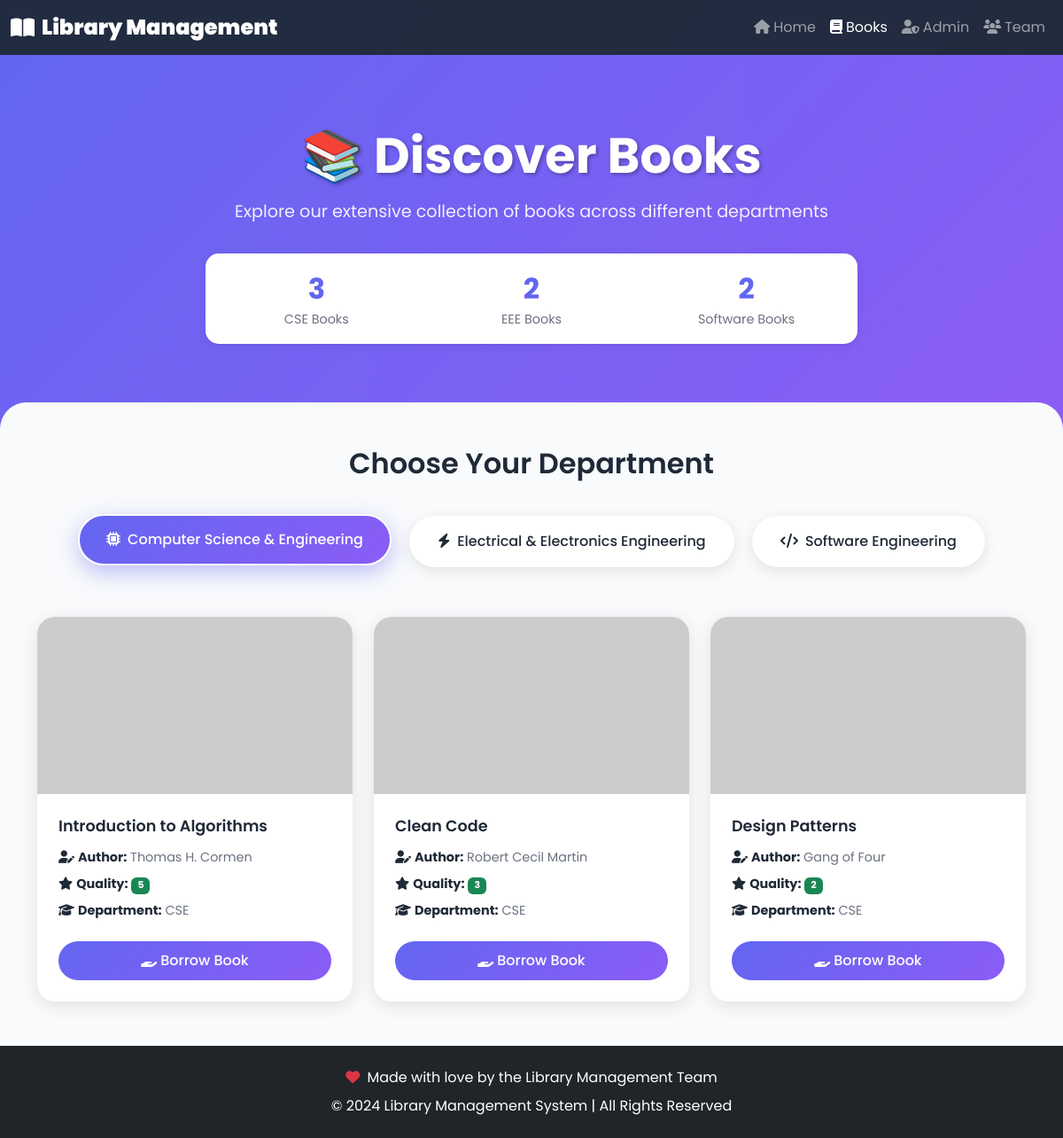
The page /books.php on the database its author committed.
### tables this page shows
CREATE TABLE IF NOT EXISTS manage_books (
    id INT AUTO_INCREMENT PRIMARY KEY,
    department VARCHAR(50) NOT NULL,
    book_title VARCHAR(255) NOT NULL,
    book_writer VARCHAR(255) NOT NULL,
    quality INT NOT NULL DEFAULT 1,
    created_at TIMESTAMP DEFAULT CURRENT_TIMESTAMP
);

### books.php (the view, shortened to what this page needs)
<?php
$connect = mysqli_connect("localhost", "root", "", "lms", 3306);
$sql = "SELECT id, department, book_title, book_writer, quality FROM manage_books";
$result = mysqli_query($connect, $sql);
$booksByCategory = [
    "CSE" => [],
    "EEE" => [],
    "Software" => []
];
if ($result) {
    while ($row = mysqli_fetch_assoc($result)) {
        $department = $row["department"];
        if (array_key_exists($department, $booksByCategory)) {
            $booksByCategory[$department][] = $row;
        }
    }
}
?>
<!DOCTYPE html>
<html lang="en">
<head>
    <link href="https://cdn.jsdelivr.net/npm/bootstrap@5.3.0/dist/css/bootstrap.min.css" rel="stylesheet">
    <link href="https://cdnjs.cloudflare.com/ajax/libs/font-awesome/6.4.0/css/all.min.css" rel="stylesheet">
</head>
<body>
    <nav class="navbar navbar-expand-lg navbar-dark">
        <div class="container-fluid">
            <a class="navbar-brand d-flex align-items-center" href="index.html">
                <i class="fas fa-book-open me-2" style="font-size: 1.5rem;"></i>
                <strong>Library Management</strong>
            </a>
            <div class="collapse navbar-collapse justify-content-end" id="navbarNav">
                <ul class="navbar-nav">
                    <li class="nav-item"><a class="nav-link" href="index.html"><i class="fas fa-home me-1"></i>Home</a></li>
                    <li class="nav-item"><a class="nav-link active" href="books.php"><i class="fas fa-book me-1"></i>Books</a></li>
                    <li class="nav-item"><a class="nav-link" href="login.php"><i class="fas fa-user-shield me-1"></i>Admin</a></li>
                    <li class="nav-item"><a class="nav-link" href="team.html"><i class="fas fa-users me-1"></i>Team</a></li>
                </ul>
            </div>
        </div>
    </nav>
    <section class="hero-section">
        <div class="container hero-content text-center text-white">
            <h1 class="hero-title fade-in">📚 Discover Books</h1>
            <p class="hero-subtitle fade-in">Explore our extensive collection of books across different departments</p>
            <div class="row justify-content-center mt-4">
                <div class="col-md-8">
                    <div class="book-stats">
                        <div class="row">
                            <div class="col-4 stat-item">
                                <div class="stat-number"><?= count($booksByCategory['CSE']) ?></div>
                                <div class="stat-label">CSE Books</div>
                            </div>
                            <div class="col-4 stat-item">
                                <div class="stat-number"><?= count($booksByCategory['EEE']) ?></div>
                                <div class="stat-label">EEE Books</div>
                            </div>
                            <div class="col-4 stat-item">
                                <div class="stat-number"><?= count($booksByCategory['Software']) ?></div>
                                <div class="stat-label">Software Books</div>
                            </div>
                        </div>
                    </div>
                </div>
            </div>
        </div>
    </section>
    <div class="main-content">
        <div class="container">
            <div class="category-section">
                <h2 class="category-title">Choose Your Department</h2>
                <div class="text-center">
                    <button class="btn category-btn" onclick="showBooks('CSE')" id="cse-btn">
                        <i class="fas fa-microchip"></i>Computer Science & Engineering
                    </button>
                    <button class="btn category-btn" onclick="showBooks('EEE')" id="eee-btn">
                        <i class="fas fa-bolt"></i>Electrical & Electronics Engineering
                    </button>
                    <button class="btn category-btn" onclick="showBooks('Software')" id="software-btn">
                        <i class="fas fa-code"></i>Software Engineering
                    </button>
                </div>
            </div>
            <div class="books-grid">
                <?php foreach ($booksByCategory as $category => $books): ?>
                    <div class="category-container" id="<?= $category ?>">
                        <?php if (count($books) > 0): ?>
                            <div class="row row-cols-1 row-cols-md-2 row-cols-lg-3 g-4">
                                <?php foreach ($books as $book): ?>
                                    <div class="col">
                                        <div class="card book-card fade-in">
                                            <img src="https://picsum.photos/300/200?random=<?= $book['id'] ?>"
                                                class="card-img-top"
                                                alt="<?= htmlspecialchars($book['book_title']) ?>">
                                            <div class="card-body d-flex flex-column">
                                                <h5 class="card-title"><?= htmlspecialchars($book['book_title']) ?></h5>
                                                <p class="card-text">
                                                    <strong><i class="fas fa-user-edit me-1"></i>Author:</strong> <?= htmlspecialchars($book['book_writer']) ?>
                                                </p>
                                                <p class="card-text">
                                                    <strong><i class="fas fa-star me-1"></i>Quality:</strong>
                                                    <span class="badge bg-success"><?= htmlspecialchars($book['quality']) ?></span>
                                                </p>
                                                <p class="card-text">
                                                    <strong><i class="fas fa-graduation-cap me-1"></i>Department:</strong> <?= htmlspecialchars($book['department']) ?>
                                                </p>
                                                <div class="mt-auto">
                                                    <a href="borrow_registration.php?book_id=<?= $book['id'] ?>&book_title=<?= urlencode($book['book_title']) ?>&book_writer=<?= urlencode($book['book_writer']) ?>"
                                                        class="btn btn-borrow">
                                                        <i class="fas fa-hand-holding me-1"></i>Borrow Book
                                                    </a>
                                                </div>
                                            </div>
                                        </div>
                                    </div>
                                <?php endforeach; ?>
                            </div>
                        <?php endif; ?>
                    </div>
                <?php endforeach; ?>
            </div>
        </div>
    </div>
    <footer class="bg-dark text-white text-center py-4">
        <div class="container">
            <div class="row">
                <div class="col-md-12">
                    <p class="mb-2">
                        <i class="fas fa-heart text-danger me-1"></i>
                        Made with love by the Library Management Team
                    </p>
                    <p class="mb-0">&copy; 2024 Library Management System | All Rights Reserved</p>
                </div>
            </div>
        </div>
    </footer>
</body>
</html>

### books.php (style rules this page uses)
:root { --primary-color: #6366f1; --secondary-color: #8b5cf6; --success-color: #10b981; --danger-color: #ef4444; --warning-color: #f59e0b; --dark-color: #1f2937; --light-color: #f8fafc; --gradient: linear-gradient(135deg, var(--primary-color), var(--secondary-color)); }
* { font-family: 'Poppins', sans-serif; }
body { background: linear-gradient(135deg, #667eea 0%, #764ba2 100%); min-height: 100vh; }
.navbar { background: rgba(31, 41, 55, 0.95) !important; backdrop-filter: blur(10px); box-shadow: 0 4px 20px rgba(0, 0, 0, 0.1); }
.navbar-brand { font-weight: 700; font-size: 1.5rem; }
.hero-section { background: var(--gradient); padding: 80px 0; position: relative; overflow: hidden; }
.hero-section::before { content: ''; position: absolute; top: 0; left: 0; right: 0; bottom: 0; opacity: 0.1; }
.hero-content { position: relative; z-index: 1; }
.hero-title { font-size: 3.5rem; font-weight: 700; margin-bottom: 1rem; text-shadow: 2px 2px 4px rgba(0, 0, 0, 0.3); }
.hero-subtitle { font-size: 1.2rem; opacity: 0.9; margin-bottom: 2rem; }
.main-content { background: var(--light-color); border-radius: 30px 30px 0 0; margin-top: -30px; position: relative; z-index: 2; padding: 50px 0; min-height: 70vh; }
.category-section { margin-bottom: 3rem; }
.category-title { font-size: 2rem; font-weight: 600; color: var(--dark-color); margin-bottom: 2rem; text-align: center; }
.category-btn { background: white; border: 2px solid transparent; color: var(--dark-color); padding: 15px 30px; border-radius: 50px; font-weight: 500; transition: all 0.3s ease; margin: 8px; box-shadow: 0 4px 15px rgba(0, 0, 0, 0.1); position: relative; overflow: hidden; }
.category-btn::before { content: ''; position: absolute; top: 0; left: -100%; width: 100%; height: 100%; background: var(--gradient); transition: left 0.3s ease; z-index: -1; }
.category-btn.active { background: var(--gradient); color: white; transform: translateY(-2px); box-shadow: 0 8px 25px rgba(99, 102, 241, 0.4); }
.category-btn i { margin-right: 8px; }
.book-card { background: white; border: none; border-radius: 20px; overflow: hidden; transition: all 0.3s ease; box-shadow: 0 5px 20px rgba(0, 0, 0, 0.1); height: 100%; }
.book-card img { height: 200px; object-fit: cover; transition: transform 0.3s ease; }
.card-body { padding: 1.5rem; }
.card-title { font-size: 1.1rem; font-weight: 600; color: var(--dark-color); margin-bottom: 0.8rem; line-height: 1.4; }
.card-text { color: #6b7280; margin-bottom: 0.5rem; font-size: 0.9rem; }
.card-text strong { color: var(--dark-color); }
.btn-borrow { background: var(--gradient); border: none; color: white; padding: 10px 25px; border-radius: 25px; font-weight: 500; transition: all 0.3s ease; width: 100%; margin-top: 1rem; }
.books-grid { margin-top: 2rem; }
.category-container { display: none; opacity: 0; transform: translateY(20px); transition: all 0.5s ease; }
.category-container.active { display: block; opacity: 1; transform: translateY(0); }
footer { background: var(--dark-color) !important; margin-top: 0; }
.book-stats { background: white; border-radius: 15px; padding: 1rem; margin-bottom: 1rem; box-shadow: 0 2px 10px rgba(0, 0, 0, 0.1); }
.stat-item { text-align: center; }
.stat-number { font-size: 2rem; font-weight: 700; color: var(--primary-color); }
.stat-label { color: #6b7280; font-size: 0.9rem; }
.fade-in { animation: fadeInUp 0.6s ease-out; }

### rows shown on the page
manage_books: book_title "Introduction to Algorithms", book_writer "Thomas H. Cormen", quality "5", department "CSE"
manage_books: book_title "Clean Code", book_writer "Robert Cecil Martin", quality "3", department "CSE"
manage_books: book_title "Design Patterns", book_writer "Gang of Four", quality "2", department "CSE"

### other values the page prints
count($booksByCategory['CSE']) "3"
count($booksByCategory['EEE']) "2"
count($booksByCategory['Software']) "2"
